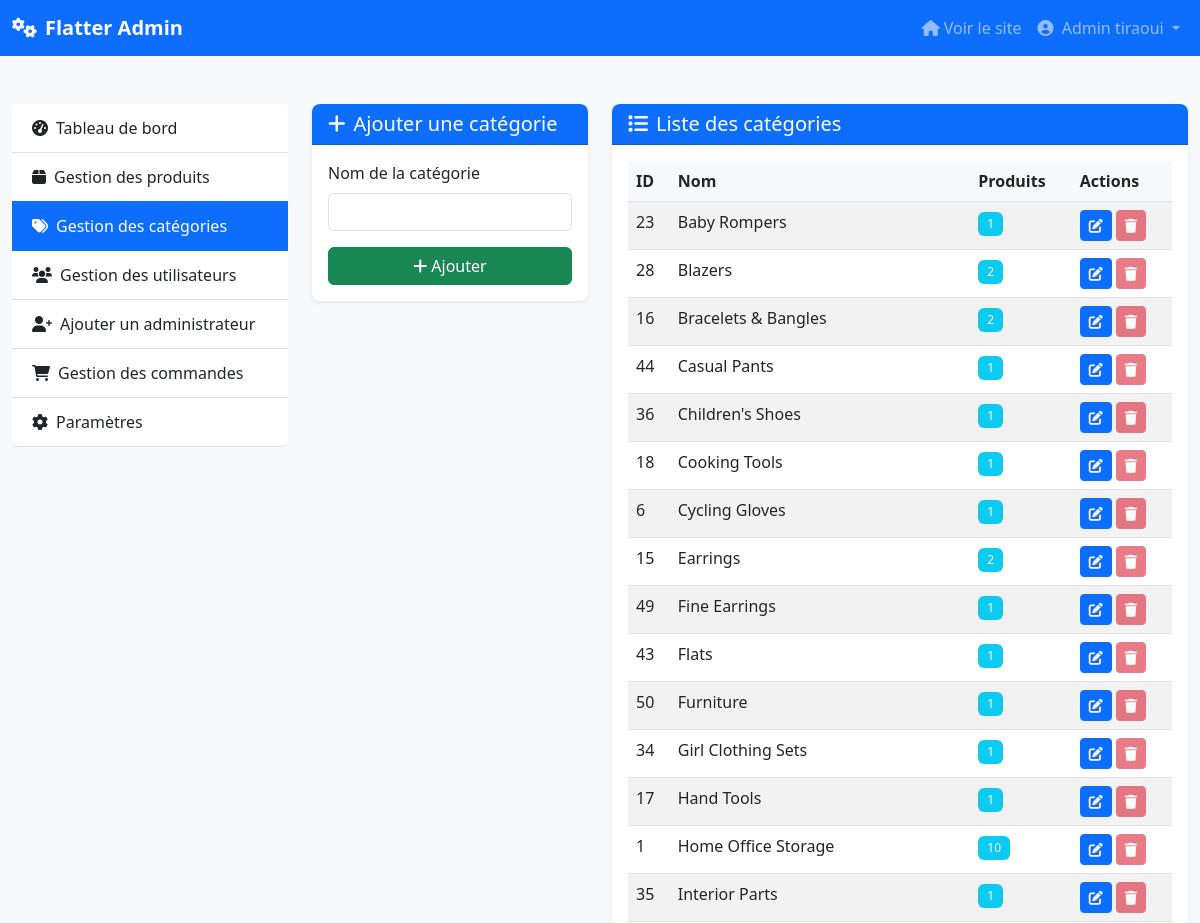
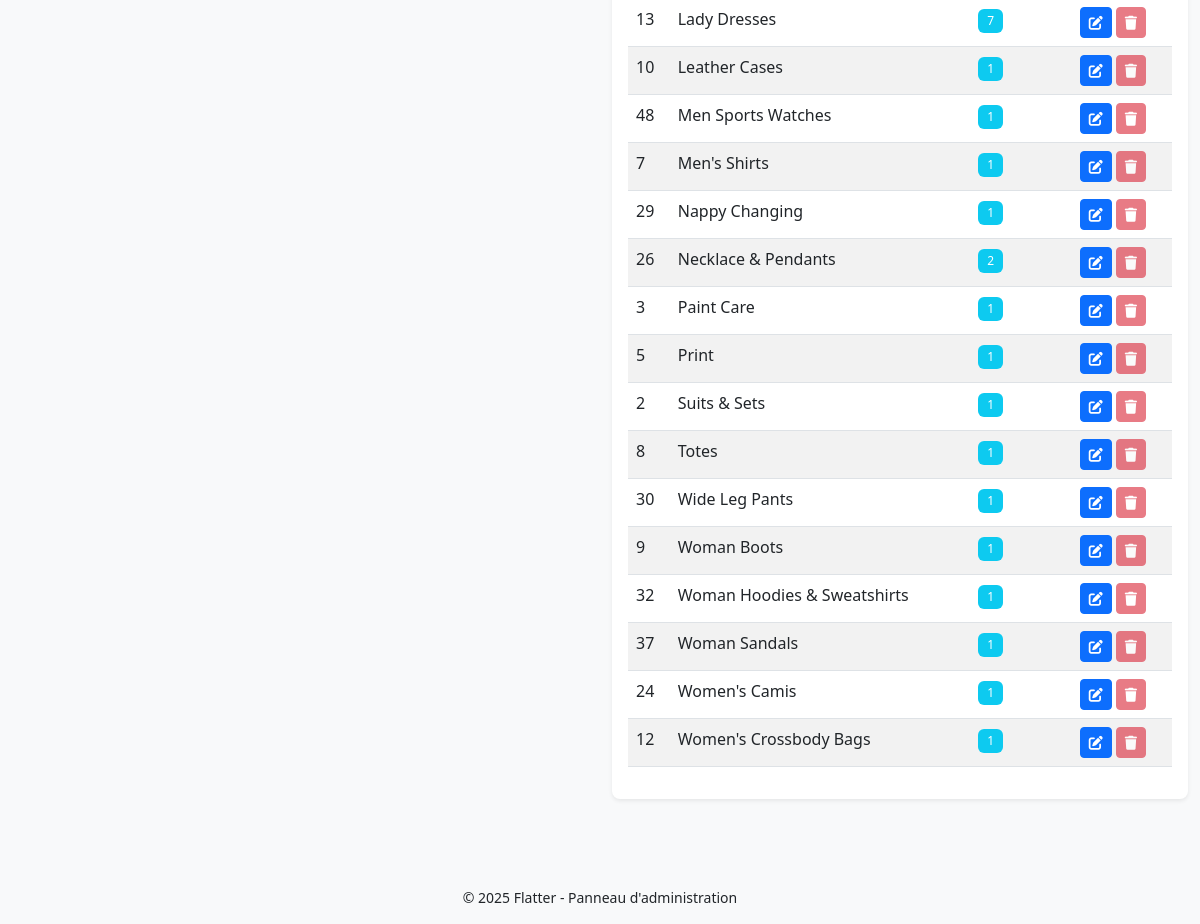
Screenshot of /admin/categories.php (signed in) with the database file from the repository (2 pictures, top to bottom).
### tables this page shows
CREATE TABLE `categories` (
  `id` int(11) NOT NULL,
  `name` varchar(100) NOT NULL,
  `created_at` timestamp NOT NULL DEFAULT current_timestamp()
);

### admin/categories.php (the view, shortened to what this page needs)
<?php
$categories = [];
$categoryName = '';
$isEditing = false;
$conn = mysqli_connect(DB_HOST, DB_USER, DB_PASS, DB_NAME);
if (!$conn) {
    $error = "Erreur de connexion à la base de données: " . mysqli_connect_error();
} else {
    $query = "SELECT c.id, c.name, COUNT(p.id) as product_count
             FROM categories c
             LEFT JOIN products p ON c.id = p.categoryId
             GROUP BY c.id
             ORDER BY c.name ASC";
    $result = mysqli_query($conn, $query);
    if ($result) {
        while ($row = mysqli_fetch_assoc($result)) {
            $categories[] = $row;
        }
    } else {
        $error = "Erreur lors de la récupération des catégories: " . mysqli_error($conn);
    }
}
require_once 'admin_header.php';
?>
<div class="container-fluid py-4">
    <div class="row">
        <div class="col-md-3">
            <div class="list-group">
                <a href="index.php" class="list-group-item list-group-item-action">
                    <i class="fas fa-tachometer-alt me-2"></i>Tableau de bord
                </a>
                <a href="products.php" class="list-group-item list-group-item-action">
                    <i class="fas fa-box me-2"></i>Gestion des produits
                </a>
                <a href="categories.php" class="list-group-item list-group-item-action active">
                    <i class="fas fa-tags me-2"></i>Gestion des catégories
                </a>
                <a href="users.php" class="list-group-item list-group-item-action">
                    <i class="fas fa-users me-2"></i>Gestion des utilisateurs
                </a>
                <a href="register.php" class="list-group-item list-group-item-action">
                    <i class="fas fa-user-plus me-2"></i>Ajouter un administrateur
                </a>
                <a href="orders.php" class="list-group-item list-group-item-action">
                    <i class="fas fa-shopping-cart me-2"></i>Gestion des commandes
                </a>
                <a href="settings.php" class="list-group-item list-group-item-action">
                    <i class="fas fa-cog me-2"></i>Paramètres
                </a>
            </div>
        </div>
        <div class="col-md-9">
            <div class="row">
                <div class="col-md-4 mb-4">
                    <div class="card shadow-sm">
                        <div class="card-header bg-primary text-white">
                            <h5 class="mb-0">
                                <?php echo $isEditing ? '<i class="fas fa-edit me-2"></i>Modifier la catégorie' : '<i class="fas fa-plus me-2"></i>Ajouter une catégorie'; ?>
                            </h5>
                        </div>
                        <div class="card-body">
                            <form method="POST" action="">
                                <div class="mb-3">
                                    <label for="category_name" class="form-label">Nom de la catégorie</label>
                                    <input type="text" class="form-control" id="category_name" name="category_name" value="<?php echo htmlspecialchars($categoryName); ?>" required>
                                </div>
                                <div class="d-grid gap-2">
                                    <?php if ($isEditing): ?>
                                        <button type="submit" name="update_category" class="btn btn-primary">
                                            <i class="fas fa-save me-1"></i>Mettre à jour
                                        </button>
                                        <a href="categories.php" class="btn btn-secondary">
                                            <i class="fas fa-times me-1"></i>Annuler
                                        </a>
                                    <?php else: ?>
                                        <button type="submit" name="add_category" class="btn btn-success">
                                            <i class="fas fa-plus me-1"></i>Ajouter
                                        </button>
                                    <?php endif; ?>
                                </div>
                            </form>
                        </div>
                    </div>
                </div>
                <div class="col-md-8">
                    <div class="card shadow-sm">
                        <div class="card-header bg-primary text-white">
                            <h5 class="mb-0"><i class="fas fa-list me-2"></i>Liste des catégories</h5>
                        </div>
                        <div class="card-body">
                            <div class="table-responsive">
                                <table class="table table-hover table-striped">
                                    <thead>
                                        <tr>
                                            <th>ID</th>
                                            <th>Nom</th>
                                            <th>Produits</th>
                                            <th>Actions</th>
                                        </tr>
                                    </thead>
                                    <tbody>
                                        <?php if (empty($categories)): ?>
                                        <tr>
                                            <td colspan="4" class="text-center py-4">Aucune catégorie trouvée</td>
                                        </tr>
                                        <?php else: ?>
                                            <?php foreach ($categories as $category): ?>
                                            <tr>
                                                <td><?php echo $category['id']; ?></td>
                                                <td><?php echo htmlspecialchars($category['name']); ?></td>
                                                <td>
                                                    <span class="badge bg-info"><?php echo $category['product_count']; ?></span>
                                                </td>
                                                <td>
                                                    <a href="?edit=<?php echo $category['id']; ?>" class="btn btn-sm btn-primary" title="Modifier">
                                                        <i class="fas fa-edit"></i>
                                                    </a>
                                                    <form action="" method="POST" class="d-inline">
                                                        <button type="submit" name="delete_category" class="btn btn-sm btn-danger confirm-action"
                                                                data-confirm-message="Êtes-vous sûr de vouloir supprimer cette catégorie ?" title="Supprimer"
                                                                <?php echo $category['product_count'] > 0 ? 'disabled' : ''; ?>>
                                                            <i class="fas fa-trash"></i>
                                                        </button>
                                                    </form>
                                                </td>
                                            </tr>
                                            <?php endforeach; ?>
                                        <?php endif; ?>
                                    </tbody>
                                </table>
                            </div>
                        </div>
                    </div>
                </div>
            </div>
        </div>
    </div>
</div>
<?php require_once 'admin_footer.php'; ?>

### css/admin.css (style rules this page uses)
body { min-height: 100vh; display: flex; flex-direction: column; background-color: #f8f9fa; }
.card { border-radius: 0.5rem; border: none; box-shadow: 0 0.125rem 0.25rem rgba(0, 0, 0, 0.075); margin-bottom: 1.5rem; }
.card-header { border-radius: 0.5rem 0.5rem 0 0 !important; font-weight: 500; }
.list-group-item { border-left: none; border-right: none; padding: 0.75rem 1.25rem; transition: all 0.2s ease; }
.list-group-item:first-child { border-top: none; }
.list-group-item.active { background-color: #0d6efd; border-color: #0d6efd; }
.table th { font-weight: 600; background-color: #f8f9fa; }
.badge { font-weight: 500; padding: 0.5em 0.75em; }
.form-label { font-weight: 500; }

### rows the page displays
categories: id "23", name "Baby Rompers", product_count "1"
categories: id "28", name "Blazers", product_count "2"
categories: id "16", name "Bracelets & Bangles", product_count "2"
categories: id "44", name "Casual Pants", product_count "1"
categories: id "36", name "Children's Shoes", product_count "1"
categories: id "18", name "Cooking Tools", product_count "1"
categories: id "6", name "Cycling Gloves", product_count "1"
categories: id "15", name "Earrings", product_count "2"
categories: id "49", name "Fine Earrings", product_count "1"
categories: id "43", name "Flats", product_count "1"
categories: id "50", name "Furniture", product_count "1"
categories: id "34", name "Girl Clothing Sets", product_count "1"
categories: id "17", name "Hand Tools", product_count "1"
categories: id "1", name "Home Office Storage", product_count "10"
categories: id "35", name "Interior Parts", product_count "1"
categories: id "13", name "Lady Dresses", product_count "7"
categories: id "10", name "Leather Cases", product_count "1"
categories: id "48", name "Men Sports Watches", product_count "1"
categories: id "7", name "Men's Shirts", product_count "1"
categories: id "29", name "Nappy Changing", product_count "1"
categories: id "26", name "Necklace & Pendants", product_count "2"
categories: id "3", name "Paint Care", product_count "1"
categories: id "5", name "Print", product_count "1"
categories: id "2", name "Suits & Sets", product_count "1"
categories: id "8", name "Totes", product_count "1"
categories: id "30", name "Wide Leg Pants", product_count "1"
categories: id "9", name "Woman Boots", product_count "1"
categories: id "32", name "Woman Hoodies & Sweatshirts", product_count "1"
categories: id "37", name "Woman Sandals", product_count "1"
categories: id "24", name "Women's Camis", product_count "1"
categories: id "12", name "Women's Crossbody Bags", product_count "1"

### other values shown
$_SESSION['user_firstname'] . ' ' . $_SESSION['user_lastname'] "Admin tiraoui"
